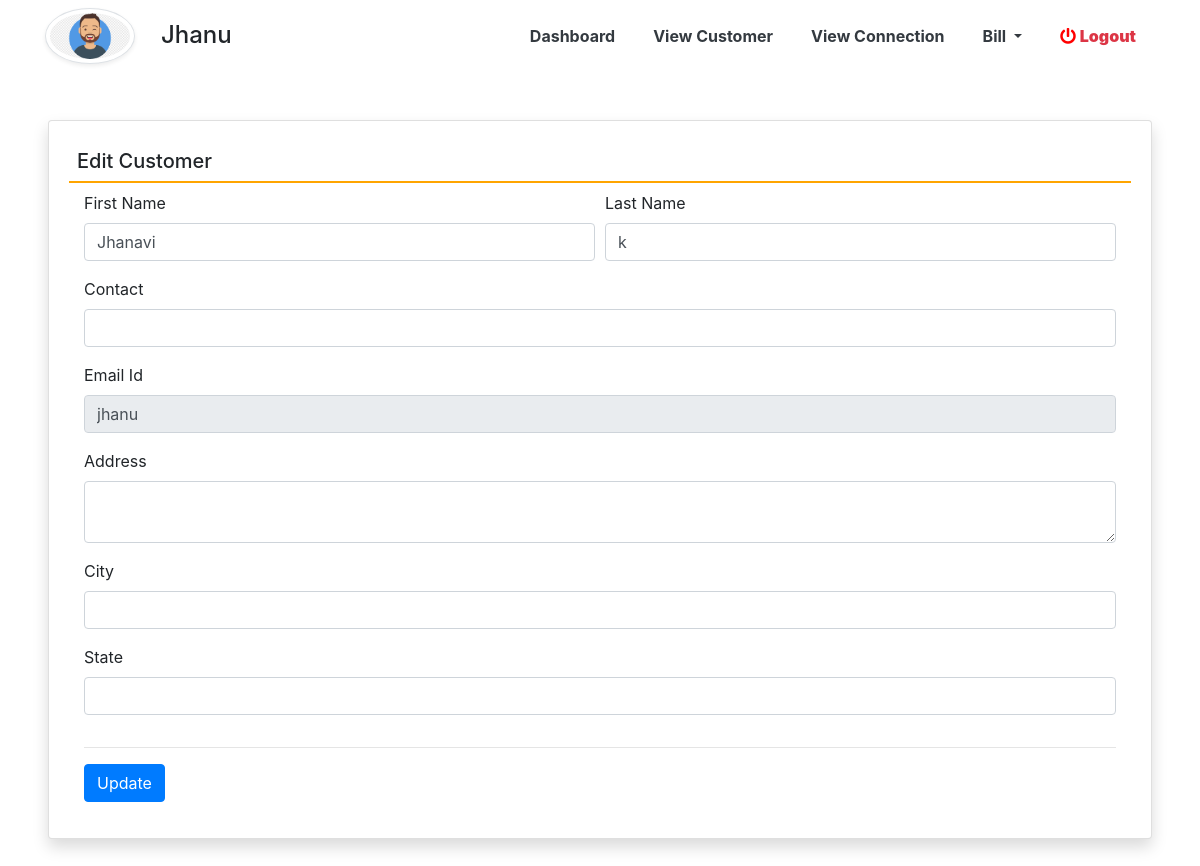
Screenshot of /edit_Customer/12 (signed in) with the database file from the repository.
### frontend/models.py (models this page shows, shortened)
class Customer(models.Model):
    user = models.ForeignKey(User,on_delete=models.CASCADE)
    usercontactnumber = models.CharField(max_length=15, null=True)
    useraddress = models.CharField(max_length=200, null=True)
    usercity = models.CharField(max_length=100,null=True)
    userstate = models.CharField(max_length=100, null=True)
    userregdate = models.DateTimeField(auto_now_add=True)

### frontend/views.py (the view, shortened to what this page needs)
# urls.py: path('edit_Customer/<int:pid>', edit_Customer, name='edit_Customer'),
def edit_Customer(request, pid):
    if not request.user.is_authenticated:
        return redirect('index')
    user = User.objects.get(id=request.user.id)
    customer = Customer.objects.get(id=pid)
    error = False
    d = {'customer': customer, 'user': user, 'error': error}
    return render(request, 'edit_Customer.html', locals())

### frontend/templates/edit_Customer.html (shortened to what this page needs)
{% extends 'navbar1.html' %}
{% load static %}
{% block body1 %}
<div class="card shadow m-5">
    <div class="card-body">
      <h5 class="p-2" style="border-bottom: 2px solid orange">Edit Customer</h5>
      <div class="container-fluid">
        <form method="post" onsubmit="return MobileValidate()">
          <div class="form-row">
            <div class="col-sm-6">
             <div class="form-group">
               <label>First Name</label>
               <input type="text" name="firstname" class="form-control" value="{{customer.user.first_name}}">
             </div>
            </div>
             <div class="col-sm-6">
              <div class="form-group">
                <label>Last Name</label>
                <input type="text" name="lastname" class="form-control" value="{{customer.user.last_name}}">
              </div>
            </div>
           <div class="col-sm-12">
             <div class="form-group">
               <label>Contact</label>
               <input type="number" name="contact" class="form-control" value="{{customer.contact}}">
             </div>
            </div>
            <div class="col-sm-12">
             <div class="form-group">
               <label>Email Id</label>
               <input type="email" name="email" class="form-control" value="{{customer.user.username}}" readonly>
             </div>
            </div>
            <div class="col-sm-12">
             <div class="form-group">
               <label>Address</label>
               <textarea name="address" class="form-control" rows="2">{{customer.address}}</textarea>
             </div>
            </div>
            <div class="col-sm-12">
             <div class="form-group">
               <label>City</label>
               <input type="text" name="city" class="form-control" value="{{customer.city}}">
             </div>
            </div>
            <div class="col-sm-12">
             <div class="form-group">
               <label>State</label>
               <input type="text" name="state" class="form-control" value="{{customer.state}}">
             </div>
            </div>
          </div>
          <hr>
        <input type="submit" value="Update" class="btn btn-primary">
        </form>
      </div>
    </div>
  </div>
{% endblock %}

### frontend/templates/navbar1.html (shortened to what this page needs)
{% load static %}
<html>
<head>
<link rel="stylesheet"
	href="https://maxcdn.bootstrapcdn.com/bootstrap/4.5.2/css/bootstrap.min.css">
<link rel="stylesheet"
	href="https://pro.fontawesome.com/releases/v5.10.0/css/all.css"
 />
<link rel="stylesheet"
	href="https://cdnjs.cloudflare.com/ajax/libs/twitter-bootstrap/4.5.2/css/bootstrap.css">
<link rel="stylesheet"
	href="https://cdn.datatables.net/1.11.3/css/dataTables.bootstrap4.min.css">
<link rel="stylesheet" href="{% static 'css/sidebar.css' %}">
</head>
<body>
	<div class="navbar bg-white navbar-expand-sm w-100" id="sidebar">
		<div class="container">
		<div class="bg-white">
			<div class="media d-flex align-items-center">
				<img src="{% static 'images/user12.png' %}" width="90" height="90"
					class="mr-3 rounded-circle img-thumbnail shadow-sm">
				<div class="media-body">
					<h4 class="mb-0" style="text-transform: capitalize;">{{request.user.username}}</h4>
				</div>
			</div>
		</div>
		<ul class="nav flex-row bg-white">
			<li class="nav-item"><a href="{% url 'admin_home' %}"
				class="nav-link text-dark bg-white">
					Dashboard
			</a></li>
			<li class="nav-item"><a href="{% url 'view_Customer' %}"
				class="nav-link text-dark bg-white">
				View Customer
			</a></li>
			<li class="nav-item"><a href="{% url 'view_Connection' %}"
				class="nav-link text-dark bg-white">
				View Connection
			</a></li>
			<li class="nav-item dropdown"><a href=""
				class="nav-link dropdown-toggle text-dark bg-white" id="navbardrop"
				data-toggle="dropdown">  Bill
			</a>
				</li>
			<li class="nav-item">
				<a data-toggle="modal" data-target="#exampleModalCenter" title="logout" class="text-danger float-right nav-link "><i
					class="fas fa-power-off"></i> <b>Logout</b></a>
		</ul>
	</div>
	</div>
		{% block body1 %}
		{% endblock %}
</body>
</html>

### frontend/static/css/sidebar.css (style rules this page uses)
body { background: #ffffff; min-height: 100vh; }
.nav-link { font-weight : bold; }
.fa-power-off { color: red; }

### frontend/templates/navbar1.html (style rules this page uses)
.nav-item { padding: 3px !important; }
h2, h4 { padding: 10px; }

### rows the page displays
Customer: firstname "Jhanavi", lastname "k", email "jhanu"

### other values shown
{{ request.user.username }} "Jhanu"
